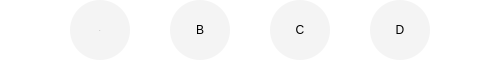
              <widget class="QWidget" name="widget_TopSelect" native="true">
               <property name="minimumSize">
                <size>
                 <width>0</width>
                 <height>60</height>
                </size>
               </property>
               <property name="maximumSize">
                <size>
                 <width>16777215</width>
                 <height>60</height>
                </size>
               </property>
               <property name="styleSheet">
                <string notr="true">background-color: rgb(255, 255, 255);</string>
               </property>
               <layout class="QHBoxLayout" name="horizontalLayout_4">
                <property name="spacing">
                 <number>40</number>
                </property>
                <property name="leftMargin">
                 <number>30</number>
                </property>
                <property name="topMargin">
                 <number>0</number>
                </property>
                <property name="rightMargin">
                 <number>30</number>
                </property>
                <property name="bottomMargin">
                 <number>0</number>
                </property>
                <item>
                 <spacer name="horizontalSpacer_23">
                  <property name="orientation">
                   <enum>Qt::Horizontal</enum>
                  </property>
                  <property name="sizeHint" stdset="0">
                   <size>
                    <width>40</width>
                    <height>20</height>
                   </size>
                  </property>
                 </spacer>
                </item>
                <item>
                 <widget class="QPushButton" name="pushButton_A">
                  <property name="minimumSize">
                   <size>
                    <width>60</width>
                    <height>60</height>
                   </size>
                  </property>
                  <property name="maximumSize">
                   <size>
                    <width>60</width>
                    <height>60</height>
                   </size>
                  </property>
                  <property name="font">
                   <font>
                    <family>微软雅黑</family>
                    <pointsize>-1</pointsize>
                    <weight>50</weight>
                    <italic>false</italic>
                    <bold>false</bold>
                   </font>
                  </property>
                  <property name="styleSheet">
                   <string notr="true">QPushButton{
border-top-left-radius : 30px; 
border-top-right-radius : 30px; 
border-bottom-left-radius : 30px; 
border-bottom-right-radius : 30px; 
background-color: rgb(244, 244, 244);
font: 20px &quot;微软雅黑&quot;;
color: rgb(0, 0, 0);}

QPushButton:hover{
border-top-left-radius : 30px; 
border-top-right-radius : 30px; 
border-bottom-left-radius : 30px; 
border-bottom-right-radius : 30px; 
background-color: rgb(244, 244, 244);
font: 20px &quot;微软雅黑&quot;;
color: rgb(82, 204, 144);}</string>
                  </property>
                  <property name="text">
                   <string>A</string>
                  </property>
                 </widget>
                </item>
                <item>
                 <widget class="QPushButton" name="pushButton_B">
                  <property name="minimumSize">
                   <size>
                    <width>60</width>
                    <height>60</height>
                   </size>
                  </property>
                  <property name="maximumSize">
                   <size>
                    <width>60</width>
                    <height>60</height>
                   </size>
                  </property>
                  <property name="styleSheet">
                   <string notr="true">QPushButton{
border-top-left-radius : 30px; 
border-top-right-radius : 30px; 
border-bottom-left-radius : 30px; 
border-bottom-right-radius : 30px; 
background-color: rgb(244, 244, 244);
font: 20px &quot;微软雅黑&quot;;
color: rgb(0, 0, 0);}
QPushButton:hover{
border-top-left-radius : 30px; 
border-top-right-radius : 30px; 
border-bottom-left-radius : 30px; 
border-bottom-right-radius : 30px; 
background-color: rgb(244, 244, 244);
font: 20px &quot;微软雅黑&quot;;
color: rgb(82, 204, 144);}</string>
                  </property>
                  <property name="text">
                   <string>B</string>
                  </property>
                 </widget>
                </item>
                <item>
                 <widget class="QPushButton" name="pushButton_C">
                  <property name="minimumSize">
                   <size>
                    <width>60</width>
                    <height>60</height>
                   </size>
                  </property>
                  <property name="maximumSize">
                   <size>
                    <width>60</width>
                    <height>60</height>
                   </size>
                  </property>
                  <property name="styleSheet">
                   <string notr="true">QPushButton{
border-top-left-radius : 30px; 
border-top-right-radius : 30px; 
border-bottom-left-radius : 30px; 
border-bottom-right-radius : 30px; 
background-color: rgb(244, 244, 244);
font: 20px &quot;微软雅黑&quot;;
color: rgb(0, 0, 0);}
QPushButton:hover{
border-top-left-radius : 30px; 
border-top-right-radius : 30px; 
border-bottom-left-radius : 30px; 
border-bottom-right-radius : 30px; 
background-color: rgb(244, 244, 244);
font: 20px &quot;微软雅黑&quot;;
color: rgb(82, 204, 144);}</string>
                  </property>
                  <property name="text">
                   <string>C</string>
                  </property>
                 </widget>
                </item>
                <item>
                 <widget class="QPushButton" name="pushButton_D">
                  <property name="minimumSize">
                   <size>
                    <width>60</width>
                    <height>60</height>
                   </size>
                  </property>
                  <property name="maximumSize">
                   <size>
                    <width>60</width>
                    <height>60</height>
                   </size>
                  </property>
                  <property name="styleSheet">
                   <string notr="true">QPushButton{
border-top-left-radius : 30px; 
border-top-right-radius : 30px; 
border-bottom-left-radius : 30px; 
border-bottom-right-radius : 30px; 
background-color: rgb(244, 244, 244);
font: 20px &quot;微软雅黑&quot;;
color: rgb(0, 0, 0);}
QPushButton:hover{
border-top-left-radius : 30px; 
border-top-right-radius : 30px; 
border-bottom-left-radius : 30px; 
border-bottom-right-radius : 30px; 
background-color: rgb(244, 244, 244);
font: 20px &quot;微软雅黑&quot;;
color: rgb(82, 204, 144);}</string>
                  </property>
                  <property name="text">
                   <string>D</string>
                  </property>
                 </widget>
                </item>
                <item>
                 <spacer name="horizontalSpacer_24">
                  <property name="orientation">
                   <enum>Qt::Horizontal</enum>
                  </property>
                  <property name="sizeHint" stdset="0">
                   <size>
                    <width>40</width>
                    <height>20</height>
                   </size>
                  </property>
                 </spacer>
                </item>
               </layout>
              </widget>
